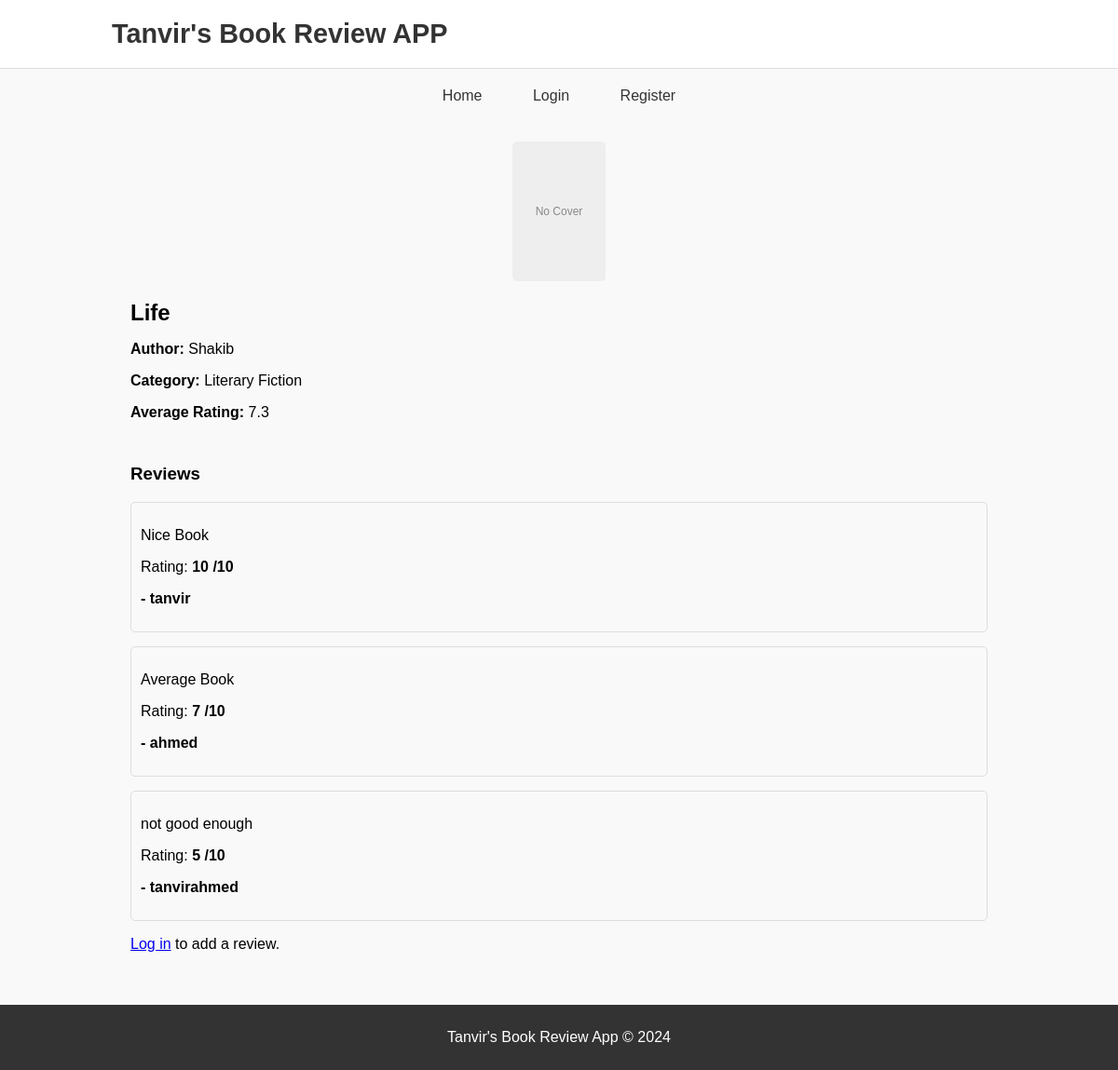
Page /books/1/ on the committed database.
### reviews/models.py (models this page shows, shortened)
class Book(models.Model):
    CATEGORY_CHOICES = [
    ("Literary Fiction", "Literary Fiction"),
    ("Historical Fiction", "Historical Fiction"),
    ("Science Fiction", "Science Fiction"),
    ("Fantasy", "Fantasy"),
    ("Mystery", "Mystery"),
    ("Thriller", "Thriller"),
    ("Romance", "Romance"),
    ("Horror", "Horror"),
    ("Biography", "Biography"),
    ("Memoir", "Memoir"),
    ("Self-Help", "Self-Help"),
    ("History", "History"),
    ("Travel", "Travel"),
    ("True Crime", "True Crime"),
    ("Science", "Science"),
    ("Philosophy", "Philosophy"),
    ("Picture Books", "Picture Books"),
    ("Early Readers", "Early Readers"),
    ("Middle Grade", "Middle Grade"),
    ("Young Adult", "Young Adult"),
    ("Textbooks", "Textbooks"),
    ("Reference", "Reference"),
    ("Essays", "Essays"),
    ("Study Guides", "Study Guides"),
    ("Classic Poetry", "Classic Poetry"),
    ("Contemporary Poetry", "Contemporary Poetry"),
    ("Anthologies", "Anthologies"),
    ("Haiku", "Haiku"),
    ("Plays", "Plays"),
    ("Screenplays", "Screenplays"),
    ("Manga", "Manga"),
    ("Comics", "Comics"),
    ("Graphic Non-Fiction", "Graphic Non-Fiction"),
    ("Religious Texts", "Religious Texts"),
    ("Spirituality", "Spirituality"),
    ("Theology", "Theology"),
    ("Nutrition", "Nutrition"),
    ("Fitness", "Fitness"),
    ("Mental Health", "Mental Health"),
    ("Medical", "Medical"),
    ("Management", "Management"),
    ("Leadership", "Leadership"),
    ("Finance", "Finance"),
    ("Entrepreneurship", "Entrepreneurship"),
    ("Programming", "Programming"),
    ("Engineering", "Engineering"),
    ("Artificial Intelligence", "Artificial Intelligence"),
    ("Cybersecurity", "Cybersecurity"),
    ("Photography", "Photography"),
    ("Painting", "Painting"),
    ("Music Theory", "Music Theory"),
    ("Art History", "Art History"),
    ("Cooking", "Cooking"),
    ("Gardening", "Gardening"),
    ("Knitting", "Knitting"),
    ("Woodworking", "Woodworking"),
    ("Sports Biography", "Sports Biography"),
    ("Training Guides", "Training Guides"),
    ("Adventure", "Adventure")
]
    title = models.CharField(max_length=200)
    author = models.CharField(max_length=200)
    category = models.CharField(max_length=200, choices=CATEGORY_CHOICES)
    pdf = models.FileField(upload_to='books/pdfs/', blank=True, null=True)
    cover_photo = models.ImageField(upload_to='books/covers/', blank=True, null=True)
    published_date = models.DateField(blank=True, null=True)
    isbn = models.CharField(max_length=13, blank=True, null=True)
    language = models.CharField(max_length=100, blank=True, null=True)
    publisher = models.CharField(max_length=200, blank=True, null=True)
    def average_rating(self):
        reviews = Review.objects.filter(book=self)
        if reviews.exists():
            return sum(review.rating for review in reviews) / reviews.count()
        return 0

class Review(models.Model):
    book = models.ForeignKey(Book, related_name='reviews', on_delete=models.CASCADE)
    user = models.ForeignKey(User, related_name='reviews', on_delete=models.CASCADE)
    rating = models.PositiveIntegerField(default=1, choices=[(i, i) for i in range(1, 11)])  # Rating scale of 1 to 10
    review_text = models.TextField()
    created_at = models.DateTimeField(default=timezone.now)

### reviews/views.py (the view)
# urls.py: path('books/<int:id>/', book_detail, name='book_detail'),
def book_detail(request, id):
    book = get_object_or_404(Book, id=id)
    reviews = Review.objects.filter(book=book)
    form = ReviewForm()
    return render(request, 'reviews/book_detail.html', {'book': book, 'reviews': reviews, 'form': form})

### reviews/templates/reviews/book_detail.html (shortened to what this page needs)
{% extends 'base.html' %}
{% block content %}
<div
class="book-detail-container">
<div class="book-header">
    {% if book.cover_photo %}
    <img class="cover" src="{{ book.cover_photo.url }}" alt="{{ book.title }} cover photo">
    {% else %}
    <div class="no-cover">No Cover</div>
    {% endif %}
    <h2>{{ book.title }}</h2>
    <p><strong>Author:</strong> {{ book.author }}</p>
    <p><strong>Category:</strong> {{ book.get_category_display }}</p>
    <p><strong>Average Rating:</strong> {{ book.average_rating|floatformat:1 }}</p>
</div>
    <div class="reviews-section">
        <h3>Reviews</h3>
        <ul class="reviews-list">
            {% for review in reviews %}
                <li><p>{{ review.review_text }}</p>
                <p> Rating:  <strong> {{ review.rating }} /10</strong></p>
                <p><strong> - {{ review.user.username }}</strong></p>
            </li>
            {% empty %}
                <li>No reviews yet.</li>
            {% endfor %}
        </ul>
    </div>
    {% if user.is_authenticated %}
        <div class="add-review-section">
            <h3>Add a Review</h3>
            <form method="post" action="{% url 'add_review' book.id %}">
                {% csrf_token %}
                {{ form.as_p }}
                <button type="submit"class="btn-submit">Submit</button>
            </form>
        </div>
    {% else %}
        <p><a href="{% url 'login' %}">Log in</a> to add a review.</p>
    {% endif %}
</div>
{% endblock %}

### reviews/static/reviews/base.css (style rules this page uses)
body { font-family: Arial, sans-serif; margin: 0; padding: 0; background-color: #f9f9f9; }
ul { list-style: none; padding: 0; }
ul li { margin-bottom: 10px; }

### reviews/templates/base.html (style rules this page uses)
body { font-family: Arial, sans-serif; margin: 0; padding: 0; background-color: #f9f9f9; }
ul { list-style: none; padding: 0; }
ul li { margin-bottom: 10px; }
.no-cover { width: 100px; height: 150px; background-color: #eee; display: flex; align-items: center; justify-content: center; border-radius: 5px; font-size: 12px; color: #888; }
.no-cover { width: 100px; height: 150px; background-color: #eee; display: flex; align-items: center; justify-content: center; border-radius: 5px; font-size: 12px; color: #888; margin: 0 auto 10px; }
html, body { height: 100%; margin: 0; padding: 0; }
.book-detail-container { padding: 20px; }
.book-header h2 { margin-bottom: 10px; }
.reviews-section { margin-top: 30px; }
.reviews-list { list-style-type: none; padding-left: 0; }
.reviews-list li { margin-bottom: 15px; padding: 10px; border: 1px solid #ddd; border-radius: 5px; background-color: #f9f9f9; }

### rows in the picture
Book: title "Life", author "Shakib", category "Literary Fiction", average_rating "7.3"
Review: review_text "Nice Book", rating "10", user.username "tanvir"
Review: review_text "Average Book", rating "7", user.username "ahmed"
Review: review_text "not good enough", rating "5", user.username "tanvirahmed"
